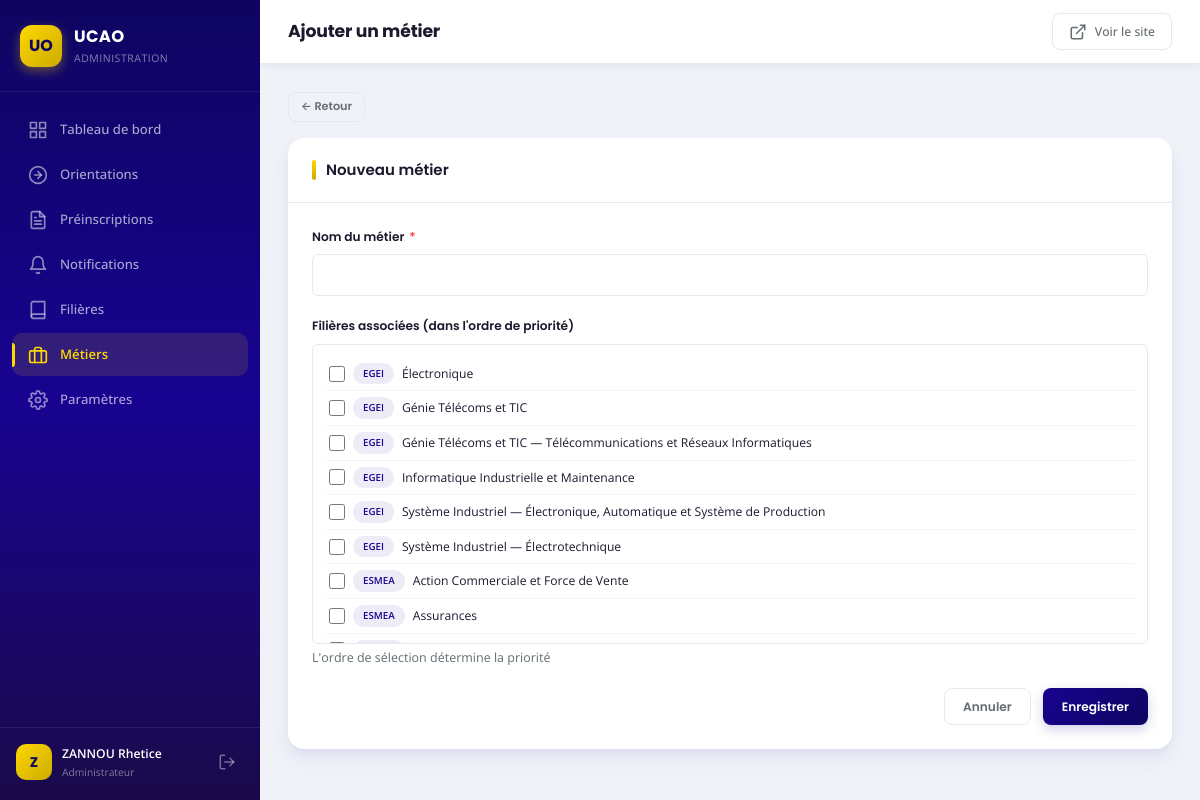
The page /admin/metiers/ajouter.php (signed in) on the database its author committed.
### tables this page shows
CREATE TABLE `filieres` (
  `id` int(11) NOT NULL,
  `ecole_faculte` varchar(100) NOT NULL,
  `nom_filiere` varchar(200) NOT NULL,
  `niveau` varchar(50) NOT NULL DEFAULT 'Licence',
  `duree` varchar(20) NOT NULL DEFAULT '3 ans',
  `description` text DEFAULT NULL,
  `competences` text DEFAULT NULL,
  `debouches` text DEFAULT NULL,
  `slug` varchar(200) NOT NULL,
  `actif` tinyint(1) NOT NULL DEFAULT 1,
  `created_at` datetime NOT NULL DEFAULT current_timestamp()
);

### classes/Orientation.php (called while the page is built, shortened)
<?php
class Orientation {
    public static function getCount($period = 'total') {
        $pdo = Database::getInstance();
        if ($period === 'month') {
            $stmt = $pdo->query("SELECT COUNT(*) FROM orientations WHERE MONTH(created_at) = MONTH(CURRENT_DATE()) AND YEAR(created_at) = YEAR(CURRENT_DATE())");
        } else {
            $stmt = $pdo->query("SELECT COUNT(*) FROM orientations");
        }
        return $stmt->fetchColumn();
    }
}

### admin/includes/auth-check.php (called while the page is built, shortened)
<?php
require_once dirname(dirname(__DIR__)) . '/config/config.php';
$currentAdmin = Auth::getCurrentAdmin();
try {
    $totalOrientations = Orientation::getCount();
    $totalPreinscriptions = Preinscription::getCount();
} catch (Exception $e) {
    $totalOrientations = 0;
    $totalPreinscriptions = 0;
}
$currentSection = basename(dirname($_SERVER['PHP_SELF']));

### classes/Preinscription.php (called while the page is built, shortened)
<?php
class Preinscription {
    public static function getCount($period = 'total') {
        $pdo = Database::getInstance();
        if ($period === 'month') {
            $stmt = $pdo->query("SELECT COUNT(*) FROM preinscriptions WHERE MONTH(created_at) = MONTH(CURRENT_DATE()) AND YEAR(created_at) = YEAR(CURRENT_DATE())");
        } else {
            $stmt = $pdo->query("SELECT COUNT(*) FROM preinscriptions");
        }
        return $stmt->fetchColumn();
    }
}

### config/config.php (called while the page is built, shortened)
<?php
require_once APP_ROOT . '/classes/Auth.php';
require_once APP_ROOT . '/classes/Orientation.php';
require_once APP_ROOT . '/classes/Preinscription.php';
function e($string) {
    return htmlspecialchars($string ?? '', ENT_QUOTES, 'UTF-8');
}

### classes/Auth.php (called while the page is built, shortened)
<?php
class Auth {
    public static function isLoggedIn() {
        return true;
    }
    public static function getCurrentAdmin() {
        return [
            'id' => $_SESSION['admin_id'],
            'nom' => $_SESSION['admin_nom'],
            'email' => $_SESSION['admin_email'],
            'role' => $_SESSION['admin_role'],
        ];
    }
}

### admin/metiers/ajouter.php (the view, shortened to what this page needs)
<?php
require_once dirname(__DIR__) . '/includes/auth-check.php';
$pageTitle = 'Ajouter un métier';
$pdo = Database::getInstance();
$filieres = $pdo->query("SELECT id, nom_filiere, ecole_faculte FROM filieres WHERE actif = 1 ORDER BY ecole_faculte, nom_filiere")->fetchAll();
require_once dirname(__DIR__) . '/includes/header-admin.php';
require_once dirname(__DIR__) . '/includes/sidebar.php';
?>
<div style="margin-bottom:16px"><a href="index.php" class="btn-admin btn-admin-outline btn-admin-sm">← Retour</a></div>
<div class="admin-card">
    <div class="admin-card-header"><h2 class="admin-card-title">Nouveau métier</h2></div>
    <div class="admin-card-body">
        <form method="POST">
            <div class="form-group"><label class="form-label">Nom du métier <span class="required">*</span></label><input type="text" name="nom_metier" class="form-control" required></div>
            <div class="form-group">
                <label class="form-label">Filières associées (dans l'ordre de priorité)</label>
                <div style="max-height:300px;overflow-y:auto;border:1.5px solid var(--admin-border);border-radius:6px;padding:12px">
                    <?php foreach ($filieres as $f): ?>
                    <label style="display:flex;align-items:center;gap:8px;padding:6px 4px;cursor:pointer;border-bottom:1px solid rgba(0,0,0,0.04)">
                        <input type="checkbox" name="filieres[]" value="<?= $f['id'] ?>" style="width:16px;height:16px">
                        <span class="badge badge-primary" style="font-size:0.65rem"><?= e($f['ecole_faculte']) ?></span>
                        <span style="font-size:0.8125rem"><?= e($f['nom_filiere']) ?></span>
                    </label>
                    <?php endforeach; ?>
                </div>
                <small style="color:var(--admin-text-muted)">L'ordre de sélection détermine la priorité</small>
            </div>
            <div style="display:flex;gap:12px;justify-content:flex-end">
                <a href="index.php" class="btn-admin btn-admin-outline">Annuler</a>
                <button type="submit" class="btn-admin btn-admin-primary">Enregistrer</button>
            </div>
        </form>
    </div>
</div>
<?php require_once dirname(__DIR__) . '/includes/footer-admin.php'; ?>

### admin/includes/header-admin.php (shortened to what this page needs)
<!DOCTYPE html>
<html lang="fr">
<head>
    <link rel="stylesheet" href="<?= APP_URL ?>/admin/assets/css/admin.css">
</head>
<body class="admin-body">

### admin/includes/sidebar.php (shortened to what this page needs)
<aside class="admin-sidebar" id="adminSidebar">
    <div class="sidebar-header">
        <a href="<?= APP_URL ?>/admin/index.php" class="sidebar-logo">
            <div class="sidebar-logo-icon">UO</div>
            <div class="sidebar-logo-text">
                <span class="sidebar-logo-title">UCAO</span>
                <span class="sidebar-logo-sub">Administration</span>
            </div>
        </a>
    </div>
    <nav class="sidebar-nav">
        <ul>
            <?php foreach ($sidebarItems as $item): ?>
            <li>
                <a href="<?= $item['url'] ?>" class="sidebar-link<?= $currentSection === $item['section'] ? ' active' : '' ?>">
                    <span class="sidebar-icon"><?= $item['icon'] ?></span>
                    <span class="sidebar-label"><?= e($item['label']) ?></span>
                </a>
            </li>
            <?php endforeach; ?>
        </ul>
    </nav>
    <div class="sidebar-footer">
        <div class="sidebar-user">
            <div class="sidebar-user-avatar">
                <?= strtoupper(substr($currentAdmin['nom'], 0, 1)) ?>
            </div>
            <div class="sidebar-user-info">
                <span class="sidebar-user-name"><?= e($currentAdmin['nom']) ?></span>
                <span class="sidebar-user-role"><?= e(ADMIN_ROLES[$currentAdmin['role']] ?? $currentAdmin['role']) ?></span>
            </div>
        </div>
        <a href="<?= APP_URL ?>/admin/logout.php" class="sidebar-logout" title="Déconnexion">
        </a>
    </div>
</aside>
<div class="admin-main">
    <header class="admin-topbar">
        <div class="topbar-left">
            <h1 class="topbar-title"><?= e($pageTitle ?? 'Tableau de bord') ?></h1>
        </div>
        <div class="topbar-right">
            <a href="<?= APP_URL ?>" class="topbar-link" target="_blank" title="Voir le site">
                <span>Voir le site</span>
            </a>
        </div>
    </header>
    <main class="admin-content">

### admin/includes/footer-admin.php (shortened to what this page needs)
    </main>
</div>
</body>
</html>

### rows shown on the page
filieres: ecole_faculte "EGEI", nom_filiere "Électronique"
filieres: ecole_faculte "EGEI", nom_filiere "Génie Télécoms et TIC"
filieres: ecole_faculte "EGEI", nom_filiere "Génie Télécoms et TIC — Télécommunications et Réseaux Informatiques"
filieres: ecole_faculte "EGEI", nom_filiere "Informatique Industrielle et Maintenance"
filieres: ecole_faculte "EGEI", nom_filiere "Système Industriel — Électronique, Automatique et Système de Production"
filieres: ecole_faculte "EGEI", nom_filiere "Système Industriel — Électrotechnique"
filieres: ecole_faculte "ESMEA", nom_filiere "Action Commerciale et Force de Vente"
filieres: ecole_faculte "ESMEA", nom_filiere "Assurances"

### other values the page prints
$item['label'] "Tableau de bord"
$item['label'] "Orientations"
$item['label'] "Préinscriptions"
$item['label'] "Notifications"
$item['label'] "Filières"
$item['label'] "Métiers"
$item['label'] "Paramètres"
substr($currentAdmin['nom'], 0, 1) "Z"
$currentAdmin['nom'] "ZANNOU Rhetice"
ADMIN_ROLES[$currentAdmin['role']] "Administrateur"
$pageTitle "Ajouter un métier"
